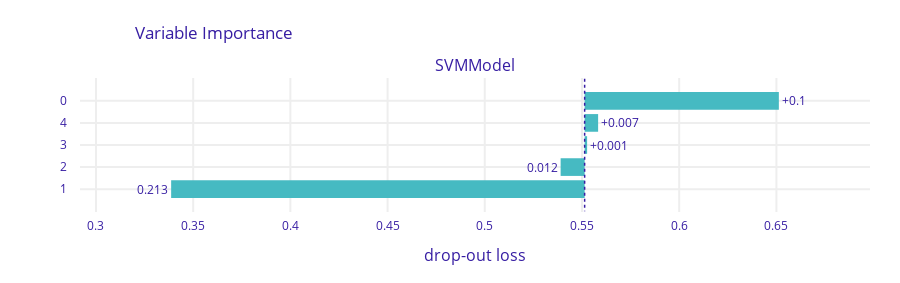

The cell this chart's notebook holds for it:
### Code cell
exp.model_parts(loss_function='mae').plot()

### Figure 1 — Plotly figure (JSON) as saved in the notebook; plotly's stock layout.template omitted (floating-point values rounded to 4 significant figures)
{"data": [{"base": 0.5514, "hoverinfo": "text", "hoverlabel": {"bgcolor": "rgba(0,0,0,0.8)"}, "hovertext": ["Model: SVMModel loss after<br>variable: 0 is permuted: 0.651<br>Drop-out loss change: +0.1", "Model: SVMModel loss after<br>variable: 4 is permuted: 0.558<br>Drop-out loss change: +0.007", "Model: SVMModel loss after<br>variable: 3 is permuted: 0.553<br>Drop-out loss change: +0.001", "Model: SVMModel loss after<br>variable: 2 is permuted: 0.539<br>Drop-out loss change: -0.012", "Model: SVMModel loss after<br>variable: 1 is permuted: 0.339<br>Drop-out loss change: -0.213"], "marker": {"color": "#46bac2"}, "orientation": "h", "showlegend": false, "text": ["+0.1", "+0.007", "+0.001", "0.012", "0.213"], "textposition": "outside", "type": "bar", "x": [0.09989, 0.006934, 0.001268, -0.01235, -0.2127], "xaxis": "x", "y": ["0", "4", "3", "2", "1"], "yaxis": "y"}], "layout": {"annotations": [{"font": {"size": 16}, "showarrow": false, "text": "SVMModel", "x": 0.5, "xanchor": "center", "xref": "paper", "y": 1, "yanchor": "bottom", "yref": "paper"}, {"font": {"size": 16}, "showarrow": false, "text": "drop-out loss", "x": 0.5, "xanchor": "center", "xref": "paper", "y": 0, "yanchor": "top", "yref": "paper", "yshift": -30}], "font": {"color": "#371ea3"}, "height": 283, "margin": {"b": 71, "r": 30, "t": 78}, "shapes": [{"line": {"color": "#371ea3", "dash": "dot", "width": 1.5}, "type": "line", "x0": 0.5514, "x1": 0.5514, "xref": "x", "y0": -1, "y1": 5, "yref": "y"}], "title": {"text": "Variable Importance", "x": 0.15}, "xaxis": {"anchor": "y", "automargin": true, "domain": [0, 1], "fixedrange": true, "gridwidth": 2, "range": [0.2918, 0.6981], "tickcolor": "white", "ticklen": 3, "ticks": "outside", "type": "linear", "zeroline": false}, "yaxis": {"anchor": "x", "automargin": true, "autorange": "reversed", "domain": [0, 1], "fixedrange": true, "gridwidth": 2, "tickcolor": "white", "ticklen": 10, "ticks": "outside", "type": "category"}}}
